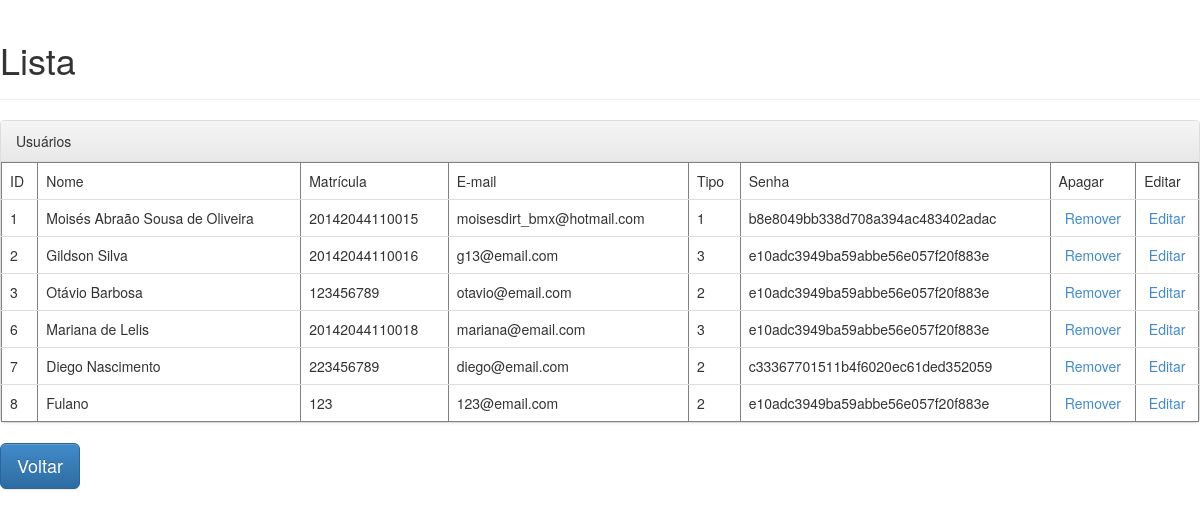
The app's page /lista, older data.
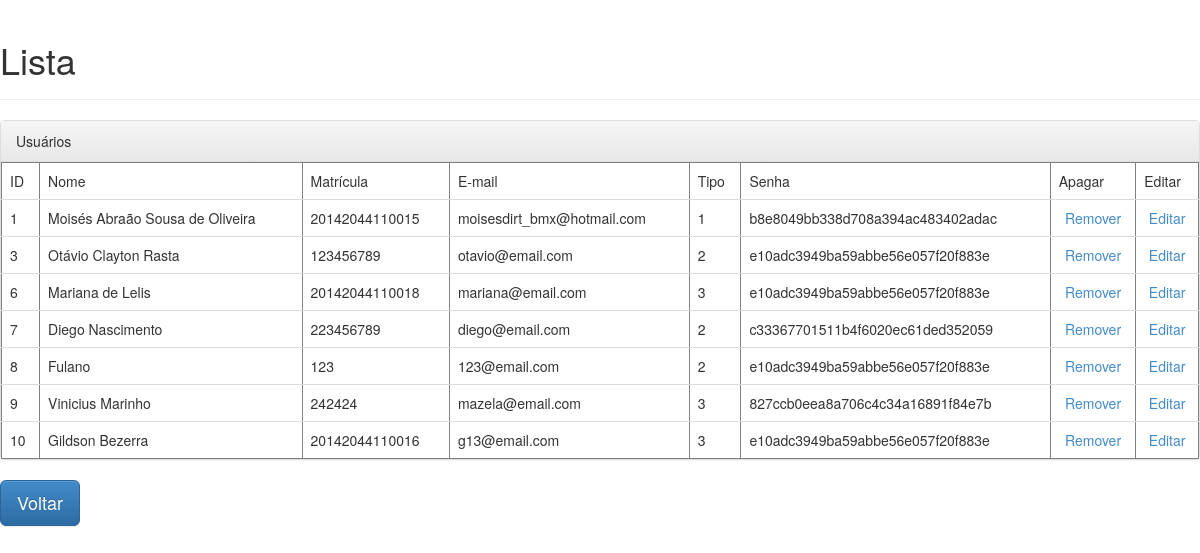
The same page, newer data.
### projeto/models.py (models this page shows, shortened)
class Usuario(db.Model):
	__tablename__ = 'usuario'
	_id = db.Column(db.Integer, primary_key=True, autoincrement=True)
	usuario = db.Column(db.String(50), unique=True)
	matricula = db.Column(db.String, unique=True)
	email = db.Column(db.String, unique=True)
	senha = db.Column(db.String(32))
	role = db.Column(db.Integer)
	ativo = db.Column(db.Boolean)

### projeto/views/home.py (the view)
@home.route("/lista")
def lista():
	usuarios = Usuario.query.all()
	return render_template("home/lista.html", usuarios=usuarios)

### projeto/templates/home/lista.html (shortened to what this page needs)
<!DOCTYPE html>
<html>
	<head>
		<link rel="stylesheet" href="static/css/bootstrap.min.css">
		<link rel="stylesheet" href="static/css/bootstrap-theme.min.css">
	<body>
		<div class="page-header">
			<h1>Lista</h1>
		</div>
    <div class="panel panel-default">
      <div class="panel-heading">Usuários</div>
        <table class="table" border="1">
          <tr>
          <td>ID</td>
          <td>Nome</td>
          <td>Matrícula</td>
          <td>E-mail</td>
          <td>Tipo</td>
          <td>Senha</td>
          <td>Apagar</td>
          <td>Editar</td>
        </tr>
        {% for usuario in usuarios %}
          <tr>
            <td>{{ usuario._id }}</td>
            <td>{{ usuario.usuario }}</td>
            <td>{{ usuario.matricula }}</td>
            <td>{{ usuario.email }}</td>
            <td>{{ usuario.role }}</td>
            <td>{{ usuario.senha}}</td>
            <td><center><a href="#}">Remover</a></center></td>
             <td><center><a href="#">Editar</a></center></td>
          </tr>
        {% endfor %}
        </table>
      </div>
		<a class="btn btn-primary btn-lg" href="{{ url_for('home.login') }}" role="button">Voltar</a>
	</body>
</html>

Row changes from the older to the newer data that the page shows:
removed Usuario: _id "2", usuario "Gildson Silva", matricula "20142044110016", email "g13@email.com", role "3", senha "e10adc3949ba59abbe56e057f20f883e"
changed Usuario "otavio@email.com": usuario "Otávio Barbosa" → "Otávio Clayton Rasta"
added Usuario: _id "9", usuario "Vinicius Marinho", matricula "242424", email "mazela@email.com", role "3", senha "827ccb0eea8a706c4c34a16891f84e7b"
added Usuario: _id "10", usuario "Gildson Bezerra", matricula "20142044110016", email "g13@email.com", role "3", senha "e10adc3949ba59abbe56e057f20f883e"
